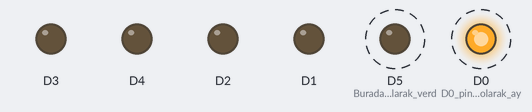
The sketch below on a simulated ESP8266 (NodeMCU). On the bench: output pins drawn as LEDs (lit = HIGH). Dashed ring = blinking.

Above: at 0.2 s.
Timing chart, 0 to 3.0 s (numbered marks = the images above):
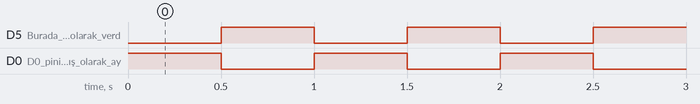

The sketch:

LedOperations.ino
```cpp
void setup() {
  // put your setup code here, to run once:
pinMode(D0,OUTPUT); //D0 pinini çıkış olarak ayarlamak için
pinMode(D1,OUTPUT); //İstemediğimiz portları çıkış olarak ayarladık.
pinMode(D2,OUTPUT);
pinMode(D3,OUTPUT);
pinMode(D4,OUTPUT);
pinMode(D5,OUTPUT); // Burada output olarak verdiğimiz bir led'i aşağıda komut verip çalıştırmaz isek sönük olarak kalır.
}

void loop() {
  // put your main code here, to run repeatedly:
  digitalWrite(D0,HIGH);// led yak
  digitalWrite(D5,LOW);// Ters şekilde biri yanarken diğeri sönsün kodu
  delay(500);
  digitalWrite(D0,LOW); //led söndür
  digitalWrite(D5,HIGH);
  delay(500); //Belirli bir süre yanıp sönme durumu için zaman ayarlama
}
```

Measured:
- by itself, D5 (Burada_output_olarak_verd), D0 (D0_pinini_çıkış_olarak_ay): alternates HIGH for 0.50 s and LOW for 0.50 s
